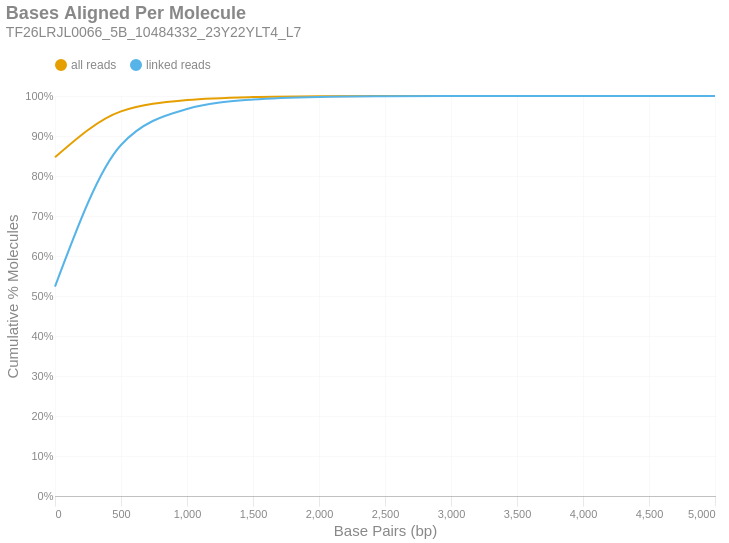

Write notebook code for a chart like this one.
### Markdown cell above
### Bases Aligned Per Molecule
This is a cumulative frequency distribution showing the number of base pairs aligned per unique molecule. These data are shown in 500 bp bins. There are two distributions: one with `all reads` (yellow) and another with only `linked reads` (blue). The percent of molecules in the `linked reads` distribution is relative to the total number of linked molecules.

### Code cell
if SKIPLR:
    print_html(f"Skipped")
else:
    binned_df = consolidated_hist(valids['aligned_bp'], mask, 500, True)
    with SafeRender(binned_df):
        (
            density_plot(binned_df, 'Bases Aligned Per Molecule', samplename, 'basesper')
            .encode(
                x=alt.X('bin:Q', title="Base Pairs (bp)").axis(tickMinStep=500).scale(padding=0),
                y=alt.Y('value:Q', title='Cumulative % Molecules')
                    .axis(format='%')
                    .scale(domain = [0,1])
                    .stack(False),
                color=alt.Color("key:N").scale(domain = ["all reads", "linked reads"]),
                tooltip = [
                    alt.Tooltip("key:N", title = "Data Type"),
                    alt.Tooltip("range_label:N", title="Bases Aligned Per Molecule"),
                    alt.Tooltip("value:Q", format = ".2%", title="% Molecules (Cum.)")
                ]
            )
        ).display()

### Figure 1 — Vega-Lite specification as saved in the notebook (floating-point values rounded to 4 significant figures)
{"width": "container", "height": 400, "config": {"title": {"anchor": "start", "dy": -15, "fontSize": 18, "color": "#888888", "subtitleColor": "#888888", "subtitleFontSize": 14}, "arc": {"fill": "#0072B2"}, "axis": {"domainColor": "#888888", "domainWidth": 0.5, "gridWidth": 0.2, "grid": false, "titleFontWeight": 400, "titleFontSize": 15, "labelFontSize": 11, "labelColor": "#888888", "tickColor": "#888888", "tickWidth": 0.2, "titleColor": "#888888"}, "axisBand": {"grid": false}, "axisX": {"grid": true, "tickSize": 10, "domainCap": "round"}, "axisY": {"domain": false, "grid": true, "tickSize": 0, "domainCap": "round"}, "background": "transparent", "header": {"labelFontSize": 15, "labelColor": "#888888", "titleFontSize": 15, "titleFontWeight": 600, "titleColor": "#888888"}, "legend": {"labelFont": "sans-serif", "labelFontSize": 12, "labelColor": "#888888", "symbolSize": 100, "symbolType": "circle", "titleFontSize": 12, "titlePadding": 10, "titleColor": "#888888", "title": null, "orient": "top"}, "range": {"category": ["#E69F00", "#56B4E9", "#009E73", "#F0E442", "#0072B2", "#D55E00", "#CC79A7", "#000000"], "diverging": ["#cfe8f3", "#a2d4ec", "#73bfe2", "#46abdb", "#1696d2", "#12719e"]}, "area": {"fill": "#0072B2", "fillOpacity": 0.7, "line": true, "strokeOpacity": 0.7}, "line": {"color": "#0072B2", "stroke": "#0072B2", "strokeWidth": 2}, "trail": {"color": "#0072B2", "stroke": "#0072B2", "strokeWidth": 0, "size": 1}, "point": {"filled": true, "fillOpacity": 1.0, "size": 95}, "text": {"color": "#888888", "fontSize": 11, "align": "right", "fontWeight": 400, "size": 11}, "bar": {"fill": "#0072B2", "stroke": null}, "view": {"stroke": null, "continuousWidth": 660, "continuousHeight": 400}}, "data": {"name": "data-c5c8873d188096a041f9290a92ccef77"}, "mark": {"type": "line", "interpolate": "monotone", "point": {"opacity": 0, "size": 275}}, "encoding": {"color": {"field": "key", "scale": {"domain": ["all reads", "linked reads"]}, "type": "nominal"}, "tooltip": [{"field": "key", "title": "Data Type", "type": "nominal"}, {"field": "range_label", "title": "Bases Aligned Per Molecule", "type": "nominal"}, {"field": "value", "format": ".2%", "title": "% Molecules (Cum.)", "type": "quantitative"}], "x": {"axis": {"tickMinStep": 500}, "field": "bin", "scale": {"padding": 0}, "title": "Base Pairs (bp)", "type": "quantitative"}, "y": {"axis": {"format": "%"}, "field": "value", "scale": {"domain": [0, 1]}, "stack": false, "title": "Cumulative % Molecules", "type": "quantitative"}}, "params": [{"name": "param_c36ac31b6afebe62", "select": {"type": "point", "fields": ["key"]}, "bind": "legend"}], "title": {"text": "Bases Aligned Per Molecule", "subtitle": "TF26LRJL0066_5B_10484332_23Y22YLT4_L7"}, "transform": [{"fold": ["all reads (cumsum)", "linked reads (cumsum)"]}, {"calculate": "replace(datum.key, ' (cumsum)', '')", "as": "key"}, {"filter": {"param": "param_c36ac31b6afebe62"}}], "usermeta": {"embedOptions": {"downloadFileName": "TF26LRJL0066_5B_10484332_23Y22YLT4_L7.basesper"}}, "$schema": "https://vega.github.io/schema/vega-lite/v6.4.1.json", "datasets": {"data-c5c8873d188096a041f9290a92ccef77": [{"bin": "0.0", "interval": "0.0-500.0", "all reads": 0.8468, "linked reads": 0.5236, "all reads (cumsum)": 0.8468, "linked reads (cumsum)": 0.5236, "range_label": "0-499"}, {"bin": "500.0", "interval": "500.0-1000.0", "all reads": 0.1147, "linked reads": 0.3538, "all reads (cumsum)": 0.9614, "linked reads (cumsum)": 0.8774, "range_label": "500-999"}, {"bin": "1000.0", "interval": "1000.0-1500.0", "all reads": 0.02838, "linked reads": 0.08996, "all reads (cumsum)": 0.9898, "linked reads (cumsum)": 0.9674, "range_label": "1000-1499"}, {"bin": "1500.0", "interval": "1500.0-2000.0", "all reads": 0.007432, "linked reads": 0.02381, "all reads (cumsum)": 0.9972, "linked reads (cumsum)": 0.9912, "range_label": "1500-1999"}, {"bin": "2000.0", "interval": "2000.0-2500.0", "all reads": 0.002042, "linked reads": 0.006558, "all reads (cumsum)": 0.9993, "linked reads (cumsum)": 0.9977, "range_label": "2000-2499"}, {"bin": "2500.0", "interval": "2500.0-3000.0", "all reads": 0.0004991, "linked reads": 0.001606, "all reads (cumsum)": 0.9998, "linked reads (cumsum)": 0.9993, "range_label": "2500-2999"}, {"bin": "3000.0", "interval": "3000.0-3500.0", "all reads": 0.0001526, "linked reads": 0.0004909, "all reads (cumsum)": 0.9999, "linked reads (cumsum)": 0.9998, "range_label": "3000-3499"}, {"bin": "3500.0", "interval": "3500.0-4000.0", "all reads": 4.267e-05, "linked reads": 0.0001373, "all reads (cumsum)": 1.0, "linked reads (cumsum)": 1.0, "range_label": "3500-3999"}, {"bin": "4000.0", "interval": "4000.0-4500.0", "all reads": 1.164e-05, "linked reads": 3.744e-05, "all reads (cumsum)": 1.0, "linked reads (cumsum)": 1.0, "range_label": "4000-4499"}, {"bin": "4500.0", "interval": "4500.0-5000.0", "all reads": 3.233e-06, "linked reads": 1.04e-05, "all reads (cumsum)": 1.0, "linked reads (cumsum)": 1.0, "range_label": "4500-4999"}, {"bin": "5000.0", "interval": "5000.0-5500.0", "all reads": 6.465e-07, "linked reads": 2.08e-06, "all reads (cumsum)": 1.0, "linked reads (cumsum)": 1.0, "range_label": "5000-5499"}]}}
